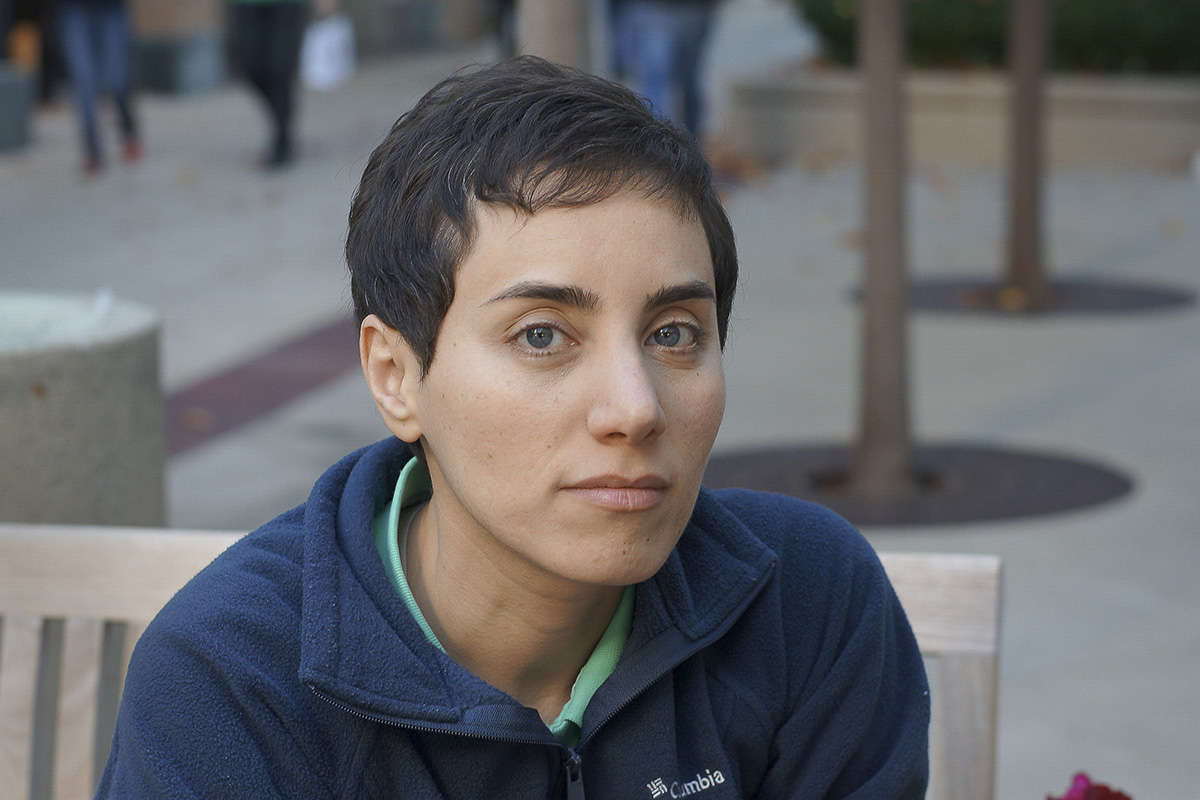
#> input picture code/SP18/maryam.jpg, 1200 x 800 px
$ jupyter execute Homework3.ipynb
#> lines starting #> are read from the running program, lines starting #| are printed output that depends on the picture
## Image Compression using SVD ##

If you are not using the mybinder link, you may have to install the opencv and numpy packages for this homework. We recommend using [anaconda](https://anaconda.org/) both as a python distribution and as a package manager.  Anaconda is available in most BU systems.

If you are using python3, consider installing the opencv3 package from the menpo channel:
```
conda install -c menpo opencv3
```

[cell 1]
import numpy as np
from numpy import linalg
import cv2

[cell 2]
# load a color image in grayscale
img = cv2.imread('maryam.jpg', 0)
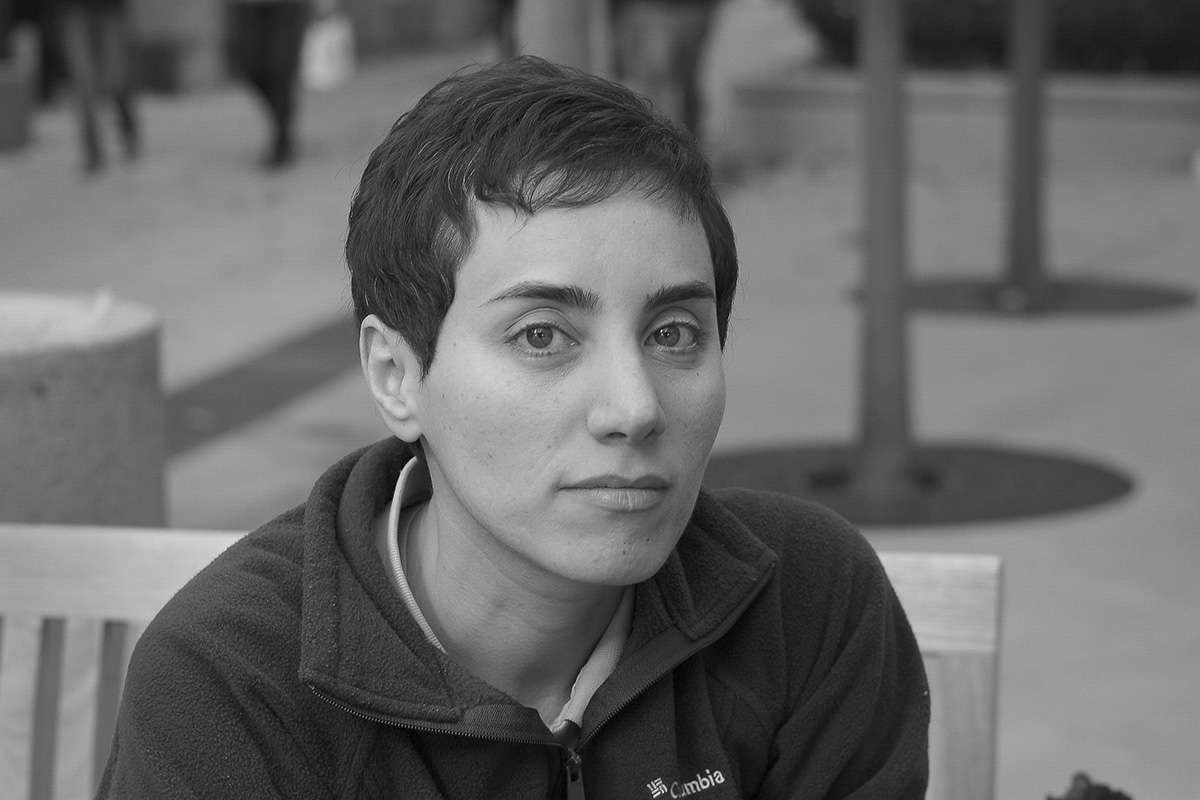
#> img: shape (800, 1200); min 0, max 255, mean 104.3

# make the image into a matrix
A = np.array(img)

# compute the SVD of A
U,S,V = linalg.svd(A)
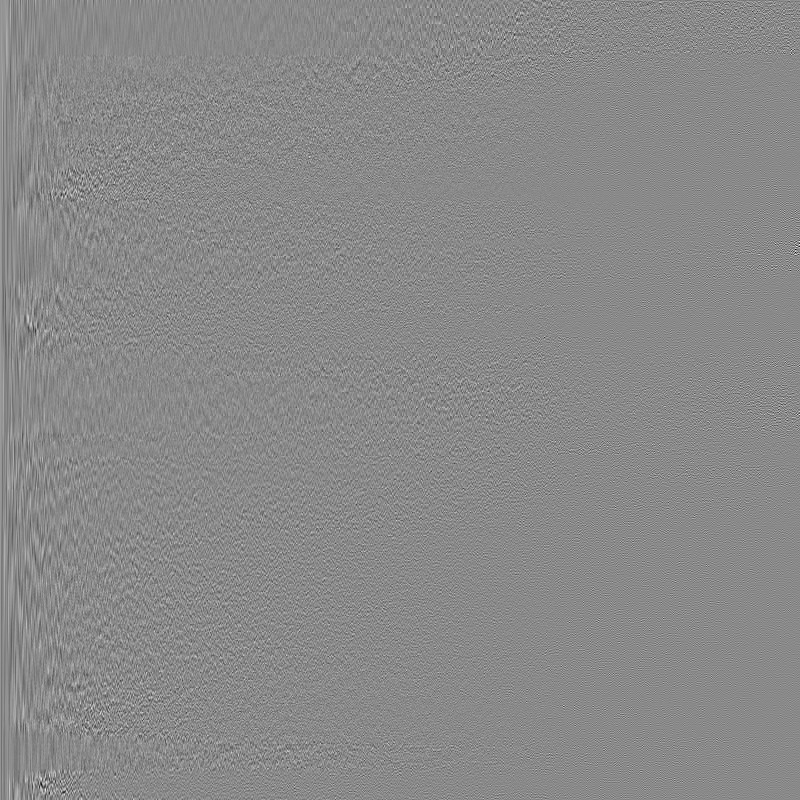
#> U: shape (800, 800) float64; min -0.334, max 0.285, mean 5.42e-05; drawn with min black and max white
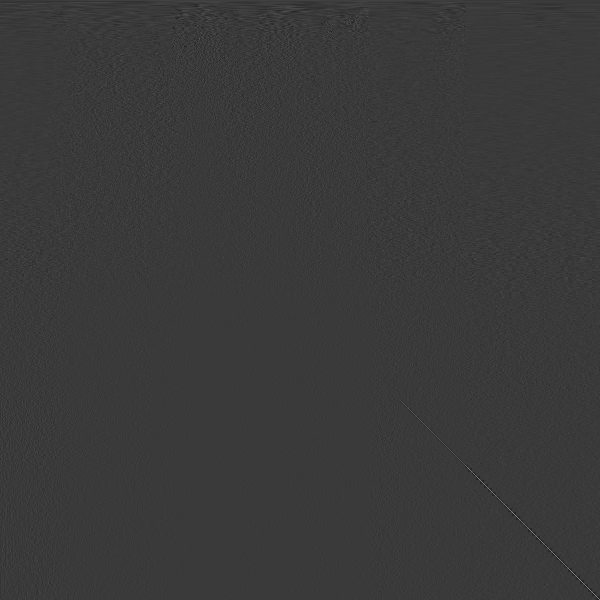
#> V: shape (1200, 1200) float64 (shown at 1/2 size); min -0.251, max 0.848, mean 2.92e-05; drawn with min black and max white
#> S = 800 values, max 105735.1 at index 0, min 1.47 at index 799, mean 426.5
print(U)
#> (printed output is left out)

# show the image
#cv2.imshow('image',A)
#cv2.waitKey(0)

# write the  image
#cv2.imwrite('maryam-gray.png',A)
